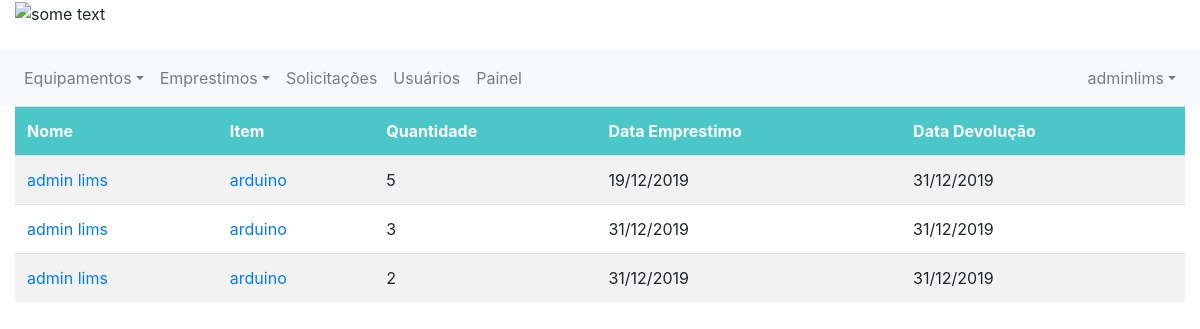
Before: /emprestimos/finalizados/ (signed in) with the older database file.
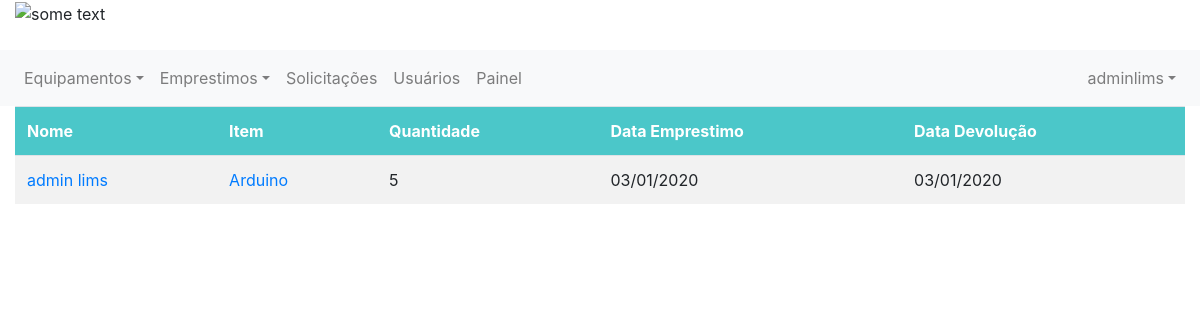
After: the same page with the newer database file.
### emprestimo/models.py (models this page shows)
class Emprestimo(models.Model):
    equipamento = models.ForeignKey(Item, on_delete=models.CASCADE, related_name='item_emprestimo')
    solicitante = models.ForeignKey(Usuario, on_delete=models.CASCADE, related_name='usuario_emprestimo')
    tipo = models.ForeignKey(TipoEstadoEmprestimo, on_delete=models.CASCADE, related_name='tipo_emprestimo')
    estado = models.BooleanField(default=0)
    descricao = models.CharField(max_length=255)
    quantidade = models.IntegerField()
    data_emprestimo = models.DateField(null=False)
    data_devolucao = models.DateField(null=True)
    mensagem_rejeitado = models.CharField(max_length=255, null=True)
    mensagem_devolucao = models.CharField(max_length=255, null=True)

### controle/models.py (models this page shows, shortened)
class Usuario(models.Model):
    user = models.OneToOneField(User, related_name='profile', on_delete=models.CASCADE, null=True)
    telefone = models.IntegerField()
    tipo = models.ForeignKey(TipoUsuario, on_delete=models.CASCADE)

class Item(models.Model):
    nome = models.CharField(max_length=100)
    quantidade = models.IntegerField()
    quantidade_emprestada = models.IntegerField(default=0)
    quantidade_descartada = models.IntegerField(default=0)
    codigo_tombamento = models.CharField(max_length=100, null=True, default=None)
    tipo = models.ForeignKey(TipoEquipamento, on_delete=models.CASCADE)
    imagem = models.FileField(upload_to='documents/%Y/%m/%d', default='documents/1111/sem_foto.jpg')
    excluido = models.BooleanField(default=False)
    em_operacao = models.BooleanField(default=1, null=True)

### emprestimo/views.py (the view)
# urls.py: path('emprestimos/finalizados/', views.exibir_emprestimos_finalizados, name="emprestimos_finalizados"),
@login_required
def exibir_emprestimos_finalizados(request):
    emprestimos_finalizados = Emprestimo.objects.filter(tipo=4).order_by('-data_devolucao')
    paginator = Paginator(emprestimos_finalizados, 8)
    page = request.GET.get('page')
    emprestimos_finalizados = paginator.get_page(page)
    return render(request, 'pag_emp_finalizados.html',
                  {'emprestimos': emprestimos_finalizados, 'user_logado': get_usuario_logado(request)})

### emprestimo/views.py (called while the page is built)
def get_usuario_logado(request):
    return request.user

### emprestimo/templates/pag_emp_finalizados.html (shortened to what this page needs)
{% extends 'base.html' %}
{% block 'content' %}
{% if emprestimos %}
<table class="table table-hover">
    <tr>
        <th>Nome</th>
        <th>Item</th>
        <th>Quantidade</th>
        <th>Data Emprestimo</th>
        <th>Data Devolução</th>
    </tr>
    {% for emprestimo in emprestimos %}
    <tr>
        <td><a href="{% url 'exibe_um_usuario' emprestimo.solicitante.id %}">
            {{emprestimo.solicitante.user.first_name }} {{emprestimo.solicitante.user.last_name}}
        </a></td>
        <td><a href="{% url 'equipamento' emprestimo.equipamento.id %}">{{emprestimo.equipamento.nome}}</a></td>
        <td>{{emprestimo.quantidade}}</td>
        <td>{{emprestimo.data_emprestimo| date:"d/m/Y"}}</td>
        <td>{{emprestimo.data_devolucao| date:"d/m/Y"}}</td>
    </tr>
    {%endfor%}
</table>
{% else %}
<p style="font-size: 30px; font-weight: bold; text-align:center">Nenhum emprestimo encontrado <br> :) </p>
{% endif %}
<br>
{% endblock %}

### controle/templates/base.html (shortened to what this page needs)
{% load staticfiles %}
<!DOCTYPE html>
<html lang="pt">
<head>
    <link rel="stylesheet" href="https://stackpath.bootstrapcdn.com/bootstrap/4.3.1/css/bootstrap.min.css"
>
</head>
<body>
<header class="page-header">
    <div class="">
        <div class="container-fluid">
            <div class="row">
                <div class="col-12">
                    <img src="http://lims.ifpi.edu.br/images/logo.png" alt="some text" width=200 height=80>
                </div>
            </div>
        </div>
        <br>
        <div class="row">
            <div class="col-12">
                <nav class="navbar navbar-expand-sm navbar-light bg-light">
                    <div class="collapse navbar-collapse" id="navbarCollapse">
                        <div class="navbar-nav">
                            <div class="nav-item dropdown">
                                <a href="#" class="nav-link dropdown-toggle" data-toggle="dropdown">Equipamentos</a>
                            </div>
                            <div class="nav-item dropdown">
                                <a href="#" class="nav-link dropdown-toggle" data-toggle="dropdown">Emprestimos</a>
                            </div>
                            {% if user_logado.is_superuser %}
                            <a class="nav-item nav-link" href="{% url 'exibir_solicitacoes' %}">Solicitações </a>
                            <a class="nav-item nav-link" href="{% url 'exibir_usuarios' %}">Usuários </a>
                            <a class="nav-item nav-link" href="{% url 'painel_admin' %}">Painel </a>
                            {% endif %}
                        </div>
                        <div class="navbar-nav dropdown ml-auto">
                            <a href="#" class="nav-link dropdown-toggle" data-toggle="dropdown">
                                {{ user_logado.username }}</a>
                        </div>
                    </div>
                </nav>
            </div>
        </div>
    </div>
</header>
<div class="container-fluid">
    <div class="">
        <div class="" style=" ">
            {% block 'content' %}
            {% endblock %}
        </div>
    </div>
</div>
</body>
</html>

### emprestimo/templates/pag_emp_finalizados.html (style rules this page uses)
table { border-collapse: collapse; width: 100%; }
th, td { text-align: left; padding: 8px; }
tr:nth-child(even) { background-color: #f2f2f2 }
th { background-color: #4bc7c9; color: white; }

Changed rows visible on the page:
removed Emprestimo: solicitante.user.first_name "admin", solicitante.user.last_name "lims", equipamento.nome "arduino", quantidade "5", data_emprestimo "19/12/2019", data_devolucao "31/12/2019"
removed Emprestimo: solicitante.user.first_name "admin", solicitante.user.last_name "lims", equipamento.nome "arduino", quantidade "3", data_emprestimo "31/12/2019", data_devolucao "31/12/2019"
removed Emprestimo: solicitante.user.first_name "admin", solicitante.user.last_name "lims", equipamento.nome "arduino", quantidade "2", data_emprestimo "31/12/2019", data_devolucao "31/12/2019"
added Emprestimo: solicitante.user.first_name "admin", solicitante.user.last_name "lims", equipamento.nome "Arduino", quantidade "5", data_emprestimo "03/01/2020", data_devolucao "03/01/2020"
